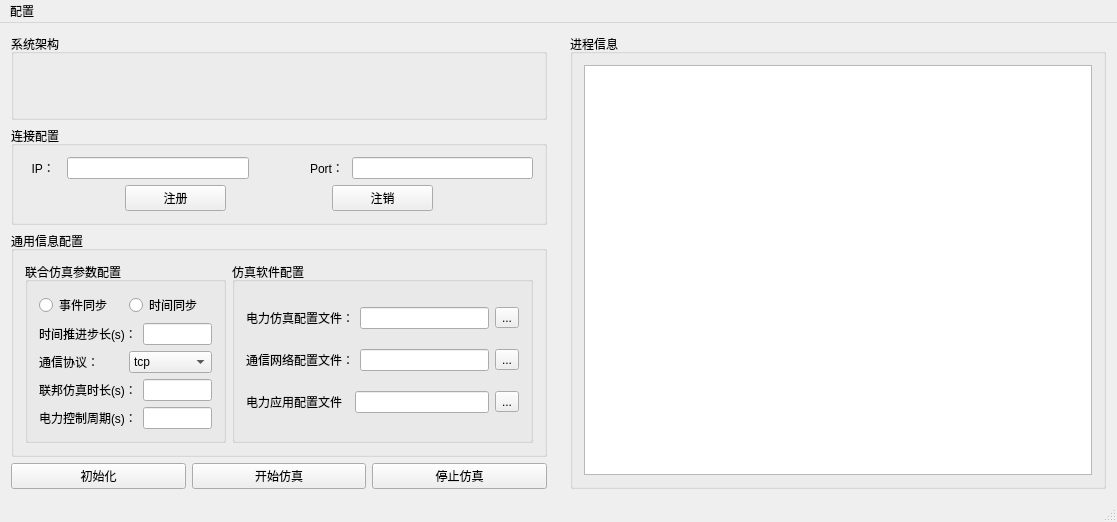
<?xml version="1.0" encoding="UTF-8"?>
<ui version="4.0">
 <class>MainWindow</class>
 <widget class="QMainWindow" name="MainWindow">
  <property name="geometry">
   <rect>
    <x>0</x>
    <y>0</y>
    <width>1117</width>
    <height>522</height>
   </rect>
  </property>
  <property name="windowTitle">
   <string>控制台</string>
  </property>
  <property name="windowIcon">
   <iconset>
    <normaloff>power_32.png</normaloff>power_32.png</iconset>
  </property>
  <widget class="QWidget" name="centralWidget">
   <layout class="QVBoxLayout" name="verticalLayout_7">
    <item>
     <layout class="QHBoxLayout" name="horizontalLayout_17" stretch="30,1,30">
      <item>
       <layout class="QVBoxLayout" name="verticalLayout_6" stretch="3,1,3,1">
        <item>
         <widget class="QGroupBox" name="groupBox">
          <property name="title">
           <string>系统架构</string>
          </property>
          <layout class="QVBoxLayout" name="verticalLayout_3">
           <item>
            <layout class="QHBoxLayout" name="horizontalLayout_2"/>
           </item>
          </layout>
         </widget>
        </item>
        <item>
         <widget class="QGroupBox" name="groupBox_4">
          <property name="title">
           <string>连接配置</string>
          </property>
          <layout class="QVBoxLayout" name="verticalLayout_4">
           <item>
            <layout class="QVBoxLayout" name="verticalLayout" stretch="0,0">
             <item>
              <layout class="QHBoxLayout" name="horizontalLayout_16" stretch="3,0,3">
               <item>
                <layout class="QHBoxLayout" name="horizontalLayout_12" stretch="2,10">
                 <item>
                  <widget class="QLabel" name="label_3">
                   <property name="styleSheet">
                    <string notr="true">border:0px</string>
                   </property>
                   <property name="text">
                    <string>  IP：</string>
                   </property>
                  </widget>
                 </item>
                 <item>
                  <widget class="QLineEdit" name="lineEdit_8"/>
                 </item>
                </layout>
               </item>
               <item>
                <spacer name="horizontalSpacer">
                 <property name="orientation">
                  <enum>Qt::Horizontal</enum>
                 </property>
                 <property name="sizeHint" stdset="0">
                  <size>
                   <width>55</width>
                   <height>20</height>
                  </size>
                 </property>
                </spacer>
               </item>
               <item>
                <layout class="QHBoxLayout" name="horizontalLayout_13" stretch="2,10">
                 <item>
                  <widget class="QLabel" name="label_4">
                   <property name="styleSheet">
                    <string notr="true">border:0px</string>
                   </property>
                   <property name="text">
                    <string>Port：</string>
                   </property>
                  </widget>
                 </item>
                 <item>
                  <widget class="QLineEdit" name="lineEdit_9"/>
                 </item>
                </layout>
               </item>
              </layout>
             </item>
             <item>
              <layout class="QHBoxLayout" name="horizontalLayout_11" stretch="1,1,1,1,1">
               <item>
                <spacer name="horizontalSpacer_3">
                 <property name="orientation">
                  <enum>Qt::Horizontal</enum>
                 </property>
                 <property name="sizeHint" stdset="0">
                  <size>
                   <width>83</width>
                   <height>20</height>
                  </size>
                 </property>
                </spacer>
               </item>
               <item>
                <widget class="QPushButton" name="pushButton_4">
                 <property name="styleSheet">
                  <string notr="true"/>
                 </property>
                 <property name="text">
                  <string>注册</string>
                 </property>
                </widget>
               </item>
               <item>
                <spacer name="horizontalSpacer_4">
                 <property name="orientation">
                  <enum>Qt::Horizontal</enum>
                 </property>
                 <property name="sizeHint" stdset="0">
                  <size>
                   <width>59</width>
                   <height>20</height>
                  </size>
                 </property>
                </spacer>
               </item>
               <item>
                <widget class="QPushButton" name="pushButton_5">
                 <property name="styleSheet">
                  <string notr="true"/>
                 </property>
                 <property name="text">
                  <string>注销</string>
                 </property>
                </widget>
               </item>
               <item>
                <spacer name="horizontalSpacer_2">
                 <property name="orientation">
                  <enum>Qt::Horizontal</enum>
                 </property>
                 <property name="sizeHint" stdset="0">
                  <size>
                   <width>67</width>
                   <height>20</height>
                  </size>
                 </property>
                </spacer>
               </item>
              </layout>
             </item>
            </layout>
           </item>
          </layout>
         </widget>
        </item>
        <item>
         <widget class="QGroupBox" name="groupBox_2">
          <property name="title">
           <string>通用信息配置</string>
          </property>
          <layout class="QHBoxLayout" name="horizontalLayout_10" stretch="2,3">
           <item>
            <widget class="QGroupBox" name="groupBox_5">
             <property name="title">
              <string>联合仿真参数配置</string>
             </property>
             <layout class="QVBoxLayout" name="verticalLayout_5">
              <item>
               <layout class="QHBoxLayout" name="horizontalLayout_7">
                <item>
                 <widget class="QRadioButton" name="radioButton">
                  <property name="text">
                   <string>事件同步</string>
                  </property>
                 </widget>
                </item>
                <item>
                 <widget class="QRadioButton" name="radioButton_2">
                  <property name="text">
                   <string>时间同步</string>
                  </property>
                 </widget>
                </item>
               </layout>
              </item>
              <item>
               <layout class="QHBoxLayout" name="horizontalLayout_3">
                <item>
                 <widget class="QLabel" name="label">
                  <property name="styleSheet">
                   <string notr="true">QLabel{border:0px}</string>
                  </property>
                  <property name="text">
                   <string>时间推进步长(s)：</string>
                  </property>
                 </widget>
                </item>
                <item>
                 <widget class="QLineEdit" name="lineEdit"/>
                </item>
               </layout>
              </item>
              <item>
               <layout class="QHBoxLayout" name="horizontalLayout_4" stretch="2,3">
                <item>
                 <widget class="QLabel" name="label_2">
                  <property name="styleSheet">
                   <string notr="true">QLabel{border:0px}</string>
                  </property>
                  <property name="text">
                   <string>通信协议：       </string>
                  </property>
                 </widget>
                </item>
                <item>
                 <widget class="QComboBox" name="comboBox">
                  <item>
                   <property name="text">
                    <string>tcp</string>
                   </property>
                  </item>
                  <item>
                   <property name="text">
                    <string>udp</string>
                   </property>
                  </item>
                 </widget>
                </item>
               </layout>
              </item>
              <item>
               <layout class="QHBoxLayout" name="horizontalLayout_5">
                <item>
                 <widget class="QLabel" name="label_5">
                  <property name="styleSheet">
                   <string notr="true">QLabel{border:0px}</string>
                  </property>
                  <property name="text">
                   <string>联邦仿真时长(s)：</string>
                  </property>
                 </widget>
                </item>
                <item>
                 <widget class="QLineEdit" name="lineEdit_2"/>
                </item>
               </layout>
              </item>
              <item>
               <layout class="QHBoxLayout" name="horizontalLayout_6">
                <item>
                 <widget class="QLabel" name="label_6">
                  <property name="styleSheet">
                   <string notr="true">QLabel{border:0px}</string>
                  </property>
                  <property name="text">
                   <string>电力控制周期(s)：</string>
                  </property>
                 </widget>
                </item>
                <item>
                 <widget class="QLineEdit" name="lineEdit_3"/>
                </item>
               </layout>
              </item>
             </layout>
            </widget>
           </item>
           <item>
            <widget class="QGroupBox" name="groupBox_6">
             <property name="title">
              <string>仿真软件配置</string>
             </property>
             <layout class="QVBoxLayout" name="verticalLayout_2">
              <item>
               <layout class="QHBoxLayout" name="horizontalLayout">
                <item>
                 <widget class="QLabel" name="label_7">
                  <property name="styleSheet">
                   <string notr="true">QLabel{border:0px;}</string>
                  </property>
                  <property name="text">
                   <string>电力仿真配置文件：</string>
                  </property>
                 </widget>
                </item>
                <item>
                 <widget class="QLineEdit" name="lineEdit_4">
                  <property name="text">
                   <string/>
                  </property>
                 </widget>
                </item>
                <item>
                 <widget class="QToolButton" name="toolButton">
                  <property name="text">
                   <string>...</string>
                  </property>
                 </widget>
                </item>
               </layout>
              </item>
              <item>
               <layout class="QHBoxLayout" name="horizontalLayout_8">
                <item>
                 <widget class="QLabel" name="label_9">
                  <property name="styleSheet">
                   <string notr="true">QLabel{border:0px}</string>
                  </property>
                  <property name="text">
                   <string>通信网络配置文件：</string>
                  </property>
                 </widget>
                </item>
                <item>
                 <widget class="QLineEdit" name="lineEdit_6"/>
                </item>
                <item>
                 <widget class="QToolButton" name="toolButton_3">
                  <property name="text">
                   <string>...</string>
                  </property>
                 </widget>
                </item>
               </layout>
              </item>
              <item>
               <layout class="QHBoxLayout" name="horizontalLayout_9">
                <item>
                 <widget class="QLabel" name="label_10">
                  <property name="styleSheet">
                   <string notr="true">QLabel{border:0px}</string>
                  </property>
                  <property name="text">
                   <string>电力应用配置文件  </string>
                  </property>
                 </widget>
                </item>
                <item>
                 <widget class="QLineEdit" name="lineEdit_7"/>
                </item>
                <item>
                 <widget class="QToolButton" name="toolButton_4">
                  <property name="text">
                   <string>...</string>
                  </property>
                 </widget>
                </item>
               </layout>
              </item>
             </layout>
            </widget>
           </item>
          </layout>
         </widget>
        </item>
        <item>
         <layout class="QHBoxLayout" name="horizontalLayout_14">
          <item>
           <widget class="QPushButton" name="pushButton">
            <property name="text">
             <string>初始化</string>
            </property>
           </widget>
          </item>
          <item>
           <widget class="QPushButton" name="pushButton_2">
            <property name="text">
             <string>开始仿真</string>
            </property>
           </widget>
          </item>
          <item>
           <widget class="QPushButton" name="pushButton_3">
            <property name="text">
             <string>停止仿真</string>
            </property>
           </widget>
          </item>
         </layout>
        </item>
       </layout>
      </item>
      <item>
       <spacer name="horizontalSpacer_5">
        <property name="orientation">
         <enum>Qt::Horizontal</enum>
        </property>
        <property name="sizeHint" stdset="0">
         <size>
          <width>40</width>
          <height>20</height>
         </size>
        </property>
       </spacer>
      </item>
      <item>
       <widget class="QGroupBox" name="groupBox_3">
        <property name="title">
         <string>进程信息</string>
        </property>
        <layout class="QHBoxLayout" name="horizontalLayout_15">
         <item>
          <widget class="QTableView" name="tableView"/>
         </item>
        </layout>
       </widget>
      </item>
     </layout>
    </item>
   </layout>
  </widget>
  <widget class="QStatusBar" name="statusBar"/>
  <widget class="QMenuBar" name="menuBar">
   <property name="geometry">
    <rect>
     <x>0</x>
     <y>0</y>
     <width>1117</width>
     <height>22</height>
    </rect>
   </property>
   <widget class="QMenu" name="menu_2">
    <property name="title">
     <string>配置</string>
    </property>
    <addaction name="action_3"/>
   </widget>
   <addaction name="menu_2"/>
  </widget>
  <action name="action_3">
   <property name="text">
    <string>通信配置</string>
   </property>
  </action>
  <action name="action_4">
   <property name="text">
    <string>启动</string>
   </property>
  </action>
  <action name="action_5">
   <property name="text">
    <string>停止</string>
   </property>
  </action>
 </widget>
 <layoutdefault spacing="6" margin="11"/>
 <resources/>
 <connections/>
</ui>
